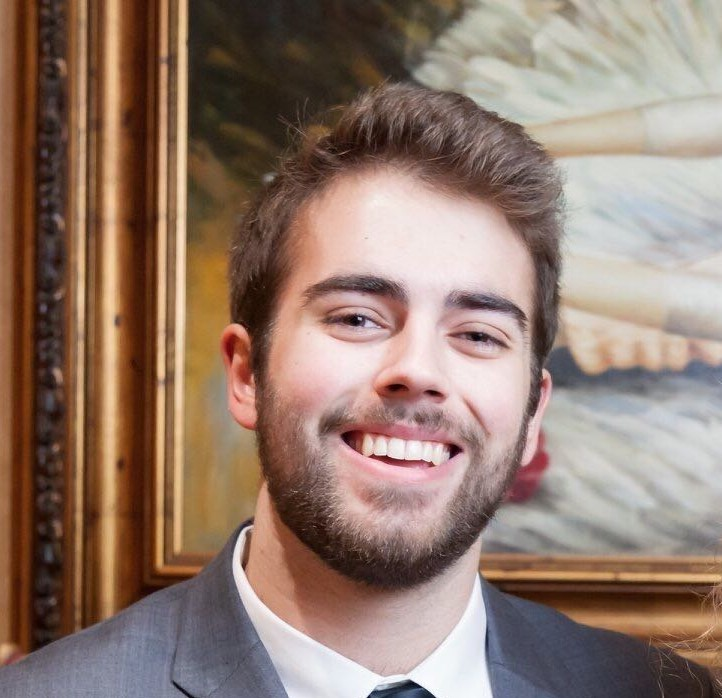
#> input picture Headshot.jpg, 722 x 698 px
$ python 'Retro Colour Scheme.py'
#> lines starting #> are read from the running program, lines starting #| are printed output that depends on the picture; after the words box and inside, x2 and y2 are one past the last pixel; in counts of white or black regions, pixels touching at a corner belong together
import numpy as np
import cv2 as cv

'''
This file takes an input image and reproduces it using a predefined set of colours.

Pixels are evaluated based on their darkness (Value using the HSV representation) and
are grouped together. Groupings are made by greating a mask of pixels whose darkness
fits between a defined upper and lower limit. Each group is converted to one of the predefined
colours, and displayed as a final image.

For generally good results, set the sliders to the following values:
242, 218, 185, 152, 116, 85, 48
'''

def nothing(x):
    print(x)

cv.namedWindow('image')
#########################################
####  Change to name of your image  #####
#########################################
source = 'Headshot.jpg'

img = cv.imread(source)
#> img is the input picture: shape (698, 722, 3); mean B, G, R 109.9, 122.5, 146.3
width, height, _ = img.shape
print(width, height)
#| 698 722

LOW = 0
HIGH = 255


# Create the window for the thresholds of the pixel Values
cv.namedWindow('Tracking')
cv.createTrackbar('Thresh 1','Tracking',0,255, nothing)
#> slider 'Thresh 1' is set to 85
cv.createTrackbar('Thresh 2','Tracking',0,255, nothing)
#> slider 'Thresh 2' is set to 85
cv.createTrackbar('Thresh 3','Tracking',0,255, nothing)
#> slider 'Thresh 3' is set to 85
cv.createTrackbar('Thresh 4','Tracking',0,255, nothing)
#> slider 'Thresh 4' is set to 85
cv.createTrackbar('Thresh 5','Tracking',0,255, nothing)
#> slider 'Thresh 5' is set to 85
cv.createTrackbar('Thresh 6','Tracking',0,255, nothing)
#> slider 'Thresh 6' is set to 85
cv.createTrackbar('Thresh 7','Tracking',0,255, nothing)
#> slider 'Thresh 7' is set to 85

###  Defining the RGB colours used in the image

# Create White Base
w = np.zeros([width,height,3], np.uint8)
w = cv.rectangle(w, (0,0), (height, width), (245,245,245), -1)

# Create Yellow Base
y = np.zeros([width,height,3], np.uint8)
y = cv.rectangle(y, (0,0), (height, width), (138,255,255), -1)
#cv.imshow('Yellow Colour', y)

# Create Orange Base
o = np.zeros([width,height,3], np.uint8)
o = cv.rectangle(o, (0,0), (height, width), (79,189,255), -1)
#cv.imshow('Orange Colour', o)

# Create Red Base
r = np.zeros([width,height,3], np.uint8)
r = cv.rectangle(r, (0,0), (height, width), (0,0,210), -1)

# Create Pink Base
p = np.zeros([width,height,3], np.uint8)
p = cv.rectangle(p, (0,0), (height, width), (127,0,173), -1)

# Create Blue Base
b1 = np.zeros([width,height,3], np.uint8)
b1 = cv.rectangle(b1, (0,0), (height, width), (200,0,0), -1)

# Create Dark Blue Base
b2 = np.zeros([width,height,3], np.uint8)
b2 = cv.rectangle(b2, (0,0), (height, width), (120,0,0), -1)

while(1):
    img = cv.imread(source)

    ### Define the range of values selected for each colour
    ### Create the mask from selected pixels

    # White Colours
    w_LH = LOW
    w_LS = LOW
    w_LV = cv.getTrackbarPos('Thresh 1','Tracking')
    w_UH = HIGH
    w_US = HIGH
    w_UV = HIGH

    # Create threshold and mask
    hsv = cv.cvtColor(img, cv.COLOR_BGR2HSV)
#> hsv: shape (698, 722, 3); mean H, S, V 38, 85.3, 148.2
    Lower_w = np.array([w_LH, w_LS, w_LV])
    Upper_w = np.array([w_UH, w_US, w_UV])

    mask = cv.inRange(hsv, Lower_w, Upper_w)
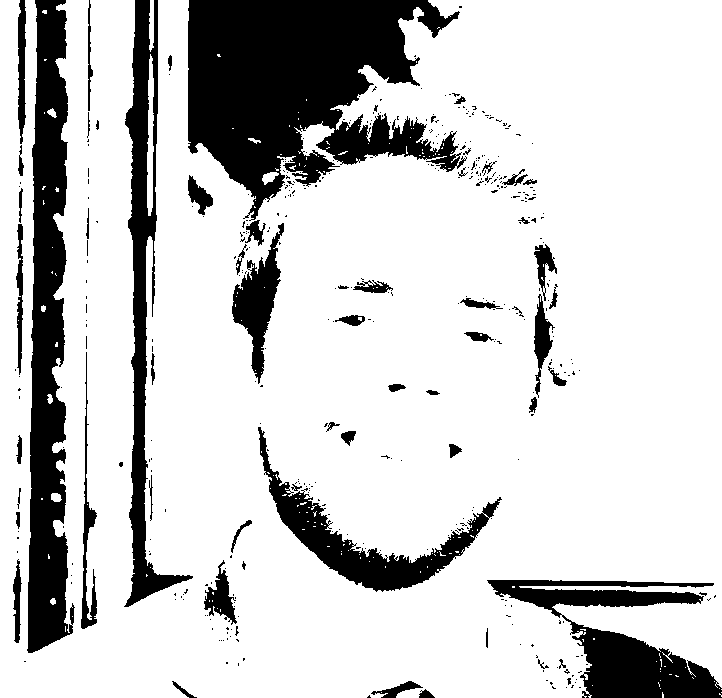
#> mask: shape (698, 722); 80.5% white; 420 black regions (361 under 20 px), largest, box (x1, y1, x2, y2) and area: (188, 0, 467, 221) 35771, (27, 0, 75, 653) 19854, (487, 580, 722, 698) 10828
    white_mask = cv.bitwise_and(w,w,mask = mask)
#> w: shape (698, 722, 3); every value is 245

    #cv.imshow('white_res', white_mask)

    # Yellow Colours
    y_LH = LOW
    y_LS = LOW
    y_LV = cv.getTrackbarPos('Thresh 2','Tracking')
    y_UH = HIGH
    y_US = HIGH
    y_UV = cv.getTrackbarPos('Thresh 1','Tracking')

    # Create threshold and mask
    hsv = cv.cvtColor(img, cv.COLOR_BGR2HSV)
    Lower_y = np.array([y_LH, y_LS, y_LV])
    Upper_y = np.array([y_UH, y_US, y_UV])

    mask = cv.inRange(hsv, Lower_y, Upper_y)
#> mask: shape (698, 722); 0.47% white in thin lines or dots
    yellow_mask = cv.bitwise_and(y,y,mask = mask)

    #cv.imshow('yellow_res', yellow_mask)

    # Orange Colours
    o_LH = LOW
    o_LS = LOW
    o_LV = cv.getTrackbarPos('Thresh 3','Tracking')
    o_UH = HIGH
    o_US = HIGH
    o_UV = cv.getTrackbarPos('Thresh 2','Tracking')

    # Create threshold and mask
    hsv = cv.cvtColor(img, cv.COLOR_BGR2HSV)
    Lower_o = np.array([o_LH, o_LS, o_LV])
    Upper_o = np.array([o_UH, o_US, o_UV])

    mask = cv.inRange(hsv, Lower_o, Upper_o)
    orange_mask = cv.bitwise_and(o,o,mask = mask)
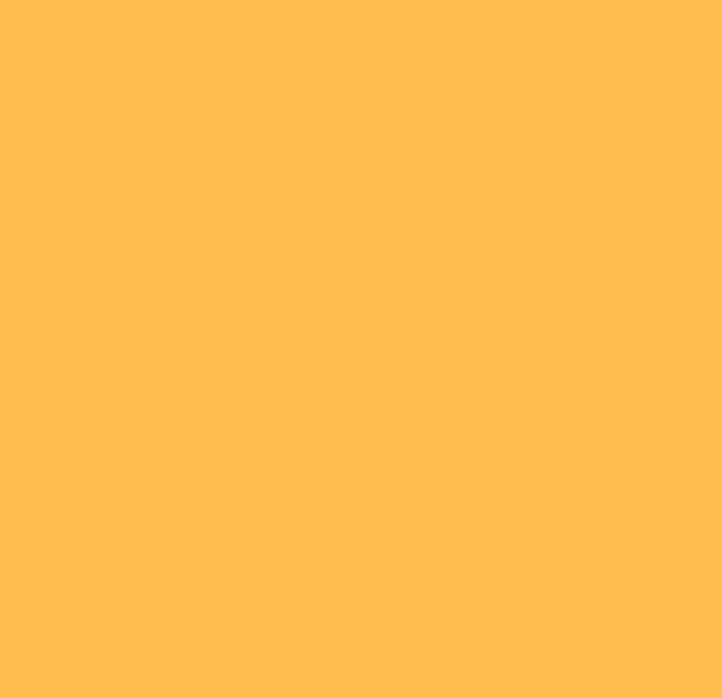
#> o: shape (698, 722, 3); mean of channels 0, 1, 2 79, 189, 255; drawn as B, G, R

    #cv.imshow('orange_res', orange_mask)

    # Red Colours
    r_LH = LOW
    r_LS = LOW
    r_LV = cv.getTrackbarPos('Thresh 4','Tracking')
    r_UH = HIGH
    r_US = HIGH
    r_UV = cv.getTrackbarPos('Thresh 3','Tracking')

    # Create threshold and mask
    hsv = cv.cvtColor(img, cv.COLOR_BGR2HSV)
    Lower_r = np.array([r_LH, r_LS, r_LV])
    Upper_r = np.array([r_UH, r_US, r_UV])

    mask = cv.inRange(hsv, Lower_r, Upper_r)
    red_mask = cv.bitwise_and(r,r,mask = mask)
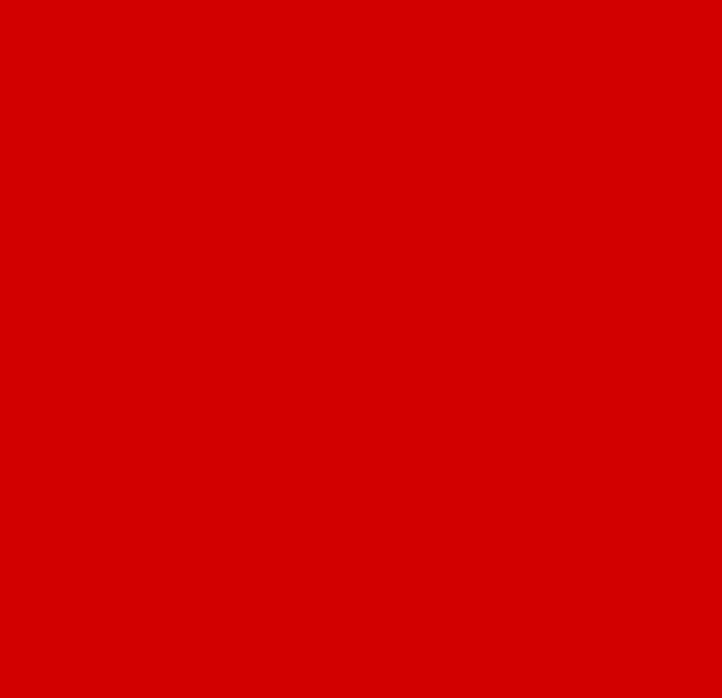
#> r: shape (698, 722, 3); mean of channels 0, 1, 2 0, 0, 210; drawn as B, G, R

    # Pink Colours
    p_LH = LOW
    p_LS = LOW
    p_LV = cv.getTrackbarPos('Thresh 5','Tracking')
    p_UH = HIGH
    p_US = HIGH
    p_UV = cv.getTrackbarPos('Thresh 4','Tracking')

    # Create threshold and mask
    hsv = cv.cvtColor(img, cv.COLOR_BGR2HSV)
    Lower_p = np.array([p_LH, p_LS, p_LV])
    Upper_p = np.array([p_UH, p_US, p_UV])

    mask = cv.inRange(hsv, Lower_p, Upper_p)
    pink_mask = cv.bitwise_and(p,p,mask = mask)
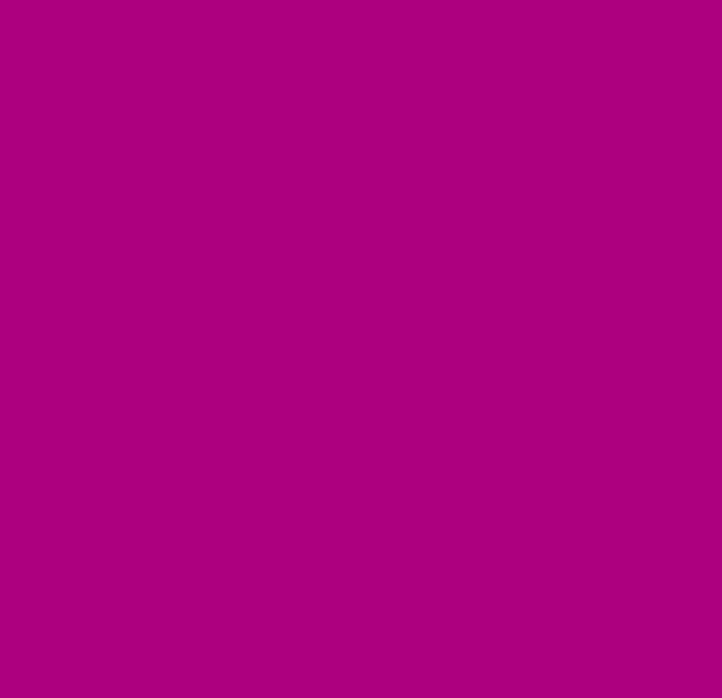
#> p: shape (698, 722, 3); mean of channels 0, 1, 2 127, 0, 173; drawn as B, G, R

    #cv.imshow('pink_res', pink_mask)

    # Blue Colours
    bl1_LH = LOW
    bl1_LS = LOW
    bl1_LV = cv.getTrackbarPos('Thresh 6','Tracking')
    bl1_UH = HIGH
    bl1_US = HIGH
    bl1_UV = cv.getTrackbarPos('Thresh 5','Tracking')

    # Create threshold and mask
    hsv = cv.cvtColor(img, cv.COLOR_BGR2HSV)
    Lower_bl1 = np.array([bl1_LH, bl1_LS, bl1_LV])
    Upper_bl1 = np.array([bl1_UH, bl1_US, bl1_UV])

    mask = cv.inRange(hsv, Lower_bl1, Upper_bl1)
    blue_mask = cv.bitwise_and(b1,b1,mask = mask)
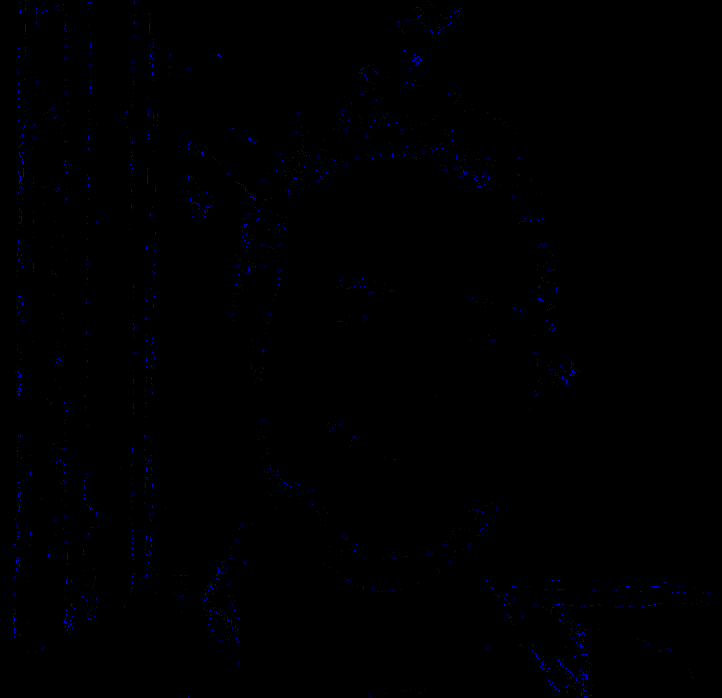
#> blue_mask: shape (698, 722, 3); mean of channels 0, 1, 2 0.9, 0, 0; drawn as B, G, R
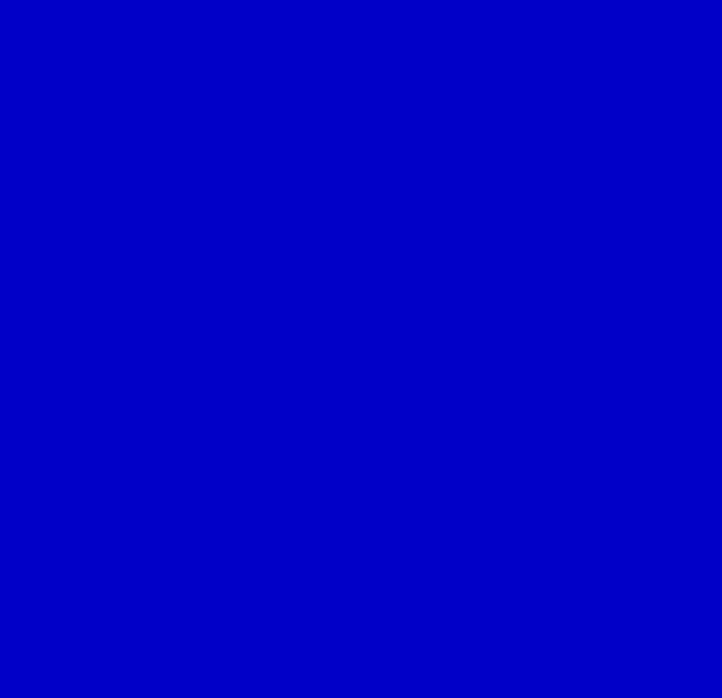
#> b1: shape (698, 722, 3); mean of channels 0, 1, 2 200, 0, 0; drawn as B, G, R

    #cv.imshow('blue_res', blue_mask)

    # Dark Blue Colours
    bl2_LH = LOW
    bl2_LS = LOW
    bl2_LV = cv.getTrackbarPos('Thresh 7','Tracking')
    bl2_UH = HIGH
    bl2_US = HIGH
    bl2_UV = cv.getTrackbarPos('Thresh 6','Tracking')

    # Create threshold and mask
    hsv = cv.cvtColor(img, cv.COLOR_BGR2HSV)
    Lower_bl2 = np.array([bl2_LH, bl2_LS, bl2_LV])
    Upper_bl2 = np.array([bl2_UH, bl2_US, bl2_UV])

    mask = cv.inRange(hsv, Lower_bl2, Upper_bl2)
    dark_blue_mask = cv.bitwise_and(b2,b2,mask = mask)
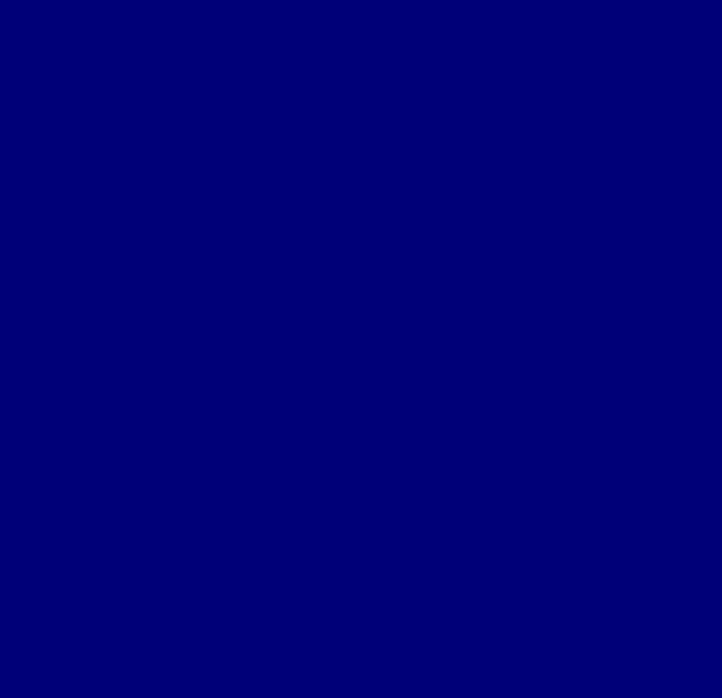
#> b2: shape (698, 722, 3); mean of channels 0, 1, 2 120, 0, 0; drawn as B, G, R

    ### Combine all of the coloured layers
    final_mask = cv.addWeighted(white_mask,1,yellow_mask,1,0)
    final_mask = cv.addWeighted(final_mask,1,orange_mask,1,0)
    final_mask = cv.addWeighted(final_mask,1,red_mask,1,0)
    final_mask = cv.addWeighted(final_mask,1,pink_mask,1,0)
    final_mask = cv.addWeighted(final_mask,1,blue_mask,1,0)
    final_mask = cv.addWeighted(final_mask,1,dark_blue_mask,1,0)

    ### Display the final result
    cv.imshow('FINAL', final_mask)

    k = cv.waitKey(1)  & 0xFF
#> (key Esc is pressed here)
    if k == 27:
        break


    img = cv.imshow('image',img)

cv.destroyAllWindows()
